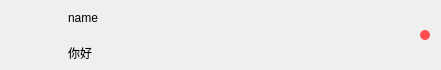
<?xml version="1.0" encoding="UTF-8"?>
<ui version="4.0">
 <class>ChatUseritem</class>
 <widget class="QWidget" name="ChatUseritem">
  <property name="geometry">
   <rect>
    <x>0</x>
    <y>0</y>
    <width>441</width>
    <height>70</height>
   </rect>
  </property>
  <property name="minimumSize">
   <size>
    <width>0</width>
    <height>70</height>
   </size>
  </property>
  <property name="maximumSize">
   <size>
    <width>16777214</width>
    <height>70</height>
   </size>
  </property>
  <property name="windowTitle">
   <string>Form</string>
  </property>
  <layout class="QHBoxLayout" name="horizontalLayout">
   <property name="spacing">
    <number>5</number>
   </property>
   <property name="topMargin">
    <number>2</number>
   </property>
   <property name="bottomMargin">
    <number>2</number>
   </property>
   <item>
    <widget class="QWidget" name="icon_wid" native="true">
     <property name="minimumSize">
      <size>
       <width>50</width>
       <height>50</height>
      </size>
     </property>
     <property name="maximumSize">
      <size>
       <width>50</width>
       <height>50</height>
      </size>
     </property>
     <layout class="QHBoxLayout" name="horizontalLayout_2">
      <property name="spacing">
       <number>0</number>
      </property>
      <property name="leftMargin">
       <number>0</number>
      </property>
      <property name="topMargin">
       <number>0</number>
      </property>
      <property name="rightMargin">
       <number>0</number>
      </property>
      <property name="bottomMargin">
       <number>0</number>
      </property>
      <item>
       <widget class="QLabel" name="icon_lb">
        <property name="minimumSize">
         <size>
          <width>45</width>
          <height>45</height>
         </size>
        </property>
        <property name="maximumSize">
         <size>
          <width>45</width>
          <height>45</height>
         </size>
        </property>
        <property name="text">
         <string/>
        </property>
       </widget>
      </item>
     </layout>
    </widget>
   </item>
   <item>
    <widget class="QWidget" name="user_wid" native="true">
     <layout class="QVBoxLayout" name="verticalLayout">
      <property name="spacing">
       <number>7</number>
      </property>
      <property name="leftMargin">
       <number>2</number>
      </property>
      <property name="topMargin">
       <number>2</number>
      </property>
      <property name="rightMargin">
       <number>2</number>
      </property>
      <property name="bottomMargin">
       <number>2</number>
      </property>
      <item>
       <widget class="ElaText" name="user_name">
        <property name="maximumSize">
         <size>
          <width>16777215</width>
          <height>130</height>
         </size>
        </property>
        <property name="text">
         <string>name</string>
        </property>
       </widget>
      </item>
      <item>
       <widget class="ElaText" name="user_chat_lib">
        <property name="maximumSize">
         <size>
          <width>16777215</width>
          <height>130</height>
         </size>
        </property>
        <property name="text">
         <string>你好</string>
        </property>
       </widget>
      </item>
     </layout>
    </widget>
   </item>
   <item>
    <widget class="QWidget" name="time_wid" native="true">
     <property name="minimumSize">
      <size>
       <width>50</width>
       <height>50</height>
      </size>
     </property>
     <property name="maximumSize">
      <size>
       <width>50</width>
       <height>50</height>
      </size>
     </property>
     <layout class="QVBoxLayout" name="verticalLayout_2">
      <property name="spacing">
       <number>0</number>
      </property>
      <property name="leftMargin">
       <number>0</number>
      </property>
      <property name="topMargin">
       <number>0</number>
      </property>
      <property name="rightMargin">
       <number>0</number>
      </property>
      <property name="bottomMargin">
       <number>0</number>
      </property>
      <item alignment="Qt::AlignmentFlag::AlignHCenter|Qt::AlignmentFlag::AlignVCenter">
       <widget class="ElaText" name="time_lb">
        <property name="text">
         <string/>
        </property>
       </widget>
      </item>
     </layout>
    </widget>
   </item>
   <item>
    <widget class="QLabel" name="red_dot_lb">
     <property name="minimumSize">
      <size>
       <width>10</width>
       <height>10</height>
      </size>
     </property>
     <property name="maximumSize">
      <size>
       <width>10</width>
       <height>10</height>
      </size>
     </property>
     <property name="text">
      <string/>
     </property>
     <property name="styleSheet">
      <string>background-color: #ff4d4f; border-radius: 5px;</string>
     </property>
    </widget>
   </item>
  </layout>
 </widget>
 <customwidgets>
  <customwidget>
   <class>ElaText</class>
   <extends>QLabel</extends>
   <header location="global">ElaText.h</header>
  </customwidget>
 </customwidgets>
 <resources/>
 <connections/>
</ui>
